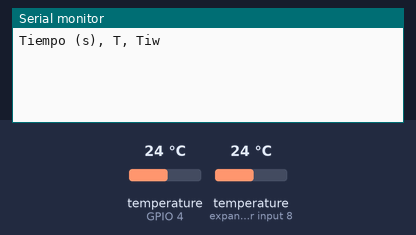
Bench run of a sketch on a simulated ESP32-S3. Shown: the last lines printed to the serial monitor. Inputs (shaded band) come from the test bench; at power-on: temperature (sensors on GPIO 4, expander input 8) 24 °C.

Above: at 2.2 s.
2.3 s: temperature (sensor on GPIO 4) set to 12 °C
At 4.1 s:
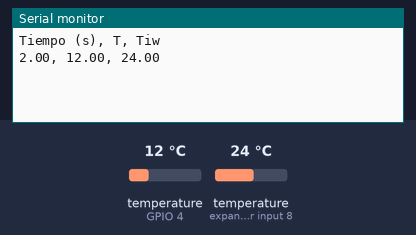
6.2 s: temperature (sensor on expander input 8) set to 12 °C
At 7.2 s:
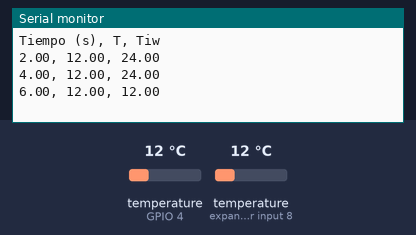
9.1 s: temperature (sensor on GPIO 4) set to 19 °C
At 11.4 s:
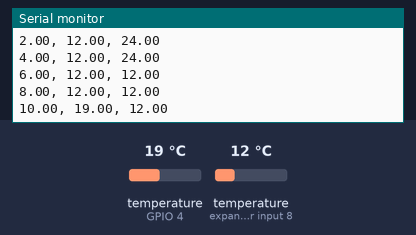
12.0 s: temperature (sensor on expander input 8) set to 19 °C
At 14.2 s:
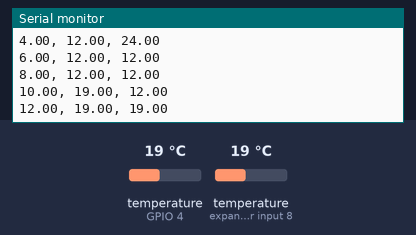
Timing chart, 0 to 15.7 s (numbered marks = the images above; inputs shaded):
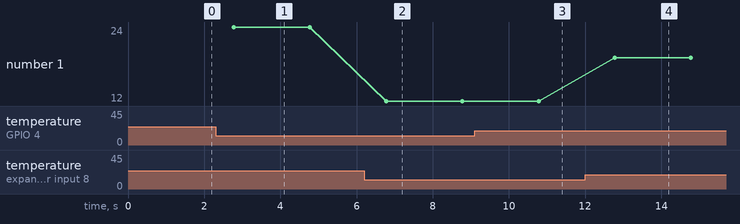

Measured:
- after the input at 2.3 s, the serial monitor: prints a new line after 0.48 s (image 1)
- after the input at 6.2 s, the serial monitor: prints a new line after 0.58 s (image 2)
- after the input at 9.1 s, the serial monitor: prints a new line after 1.7 s (image 3)
- after the input at 12.0 s, the serial monitor: prints a new line after 0.78 s (image 4)

The sketch:

CodigoESP32_Experiencia2_Psicrometria.ino
```cpp
// Codigo para psicrómetro basado en sensores DS18B20.

// Esquema de conexión

// Componentes:
// 2 sensores DS18B20
// 1 resistencia 4.7 kΩ

// Conexión (modo típico, ambos en paralelo)
// ESP32-S3        DS18B20 (x2)
// ---------       -------------
// 3.3V  --------- VDD (en general, cable rojo).
// GND   --------- GND (en general, cable negro).
// GPIO4 --------- DATA (en general, cable amarillo) Conectar ambos sensores.
// Entre DATA y 3.3V:
// Puentear con una resistencia de 4.7 kΩ (pull-up)

#include <OneWire.h>              // Librería para comunicación OneWire (protocolo usado por DS18B20)
#include <DallasTemperature.h>   // Librería de alto nivel para manejar sensores DS18B20

// ================= CONFIGURACIÓN =================
#define ONE_WIRE_BUS 4           // Define el pin GPIO 4 del ESP32-S3 como bus de datos OneWire (puede cambiarse)

const float INTERVALO = 2.0;     // Intervalo entre mediciones en segundos (tipo float permite valores no enteros, pero no utilizar valores menores a 1 por el tiempo de medición de los sensores DS18B20).

// ---- Corrección de sensor ----
const float OFFSET_TIW = 0.0;    // Corrección aditiva en °C para Tiw (ej: +0.3 o -0.2)
// =================================================

// Objeto OneWire
OneWire oneWire(ONE_WIRE_BUS);   // Crea un objeto "oneWire" asociado al pin definido (requiere número de pin)

// Objeto DallasTemperature
DallasTemperature sensors(&oneWire); // Crea objeto "sensors" y le pasa referencia al bus OneWire (& = dirección de memoria)

// Direcciones de los sensores
DeviceAddress sensor1, sensor2;  // Arrays de 8 bytes donde se almacenan las direcciones únicas de cada DS18B20

// Control de tiempo
unsigned long tiempoAnterior = 0; // Variable para guardar el tiempo de la última medición (en ms desde inicio)

void setup() {
  Serial.begin(115200);          // Inicializa comunicación serial a 115200 baudios (velocidad de transmisión)
  delay(1000);                   // Espera 1 segundo para estabilizar el monitor serial

  sensors.begin();               // Inicializa la librería DallasTemperature (detecta sensores en el bus)

  // Detectar sensores
  if (sensors.getDeviceCount() < 2) { // getDeviceCount(): devuelve cantidad de sensores detectados en el bus
    Serial.println("Error: se necesitan 2 sensores DS18B20"); // Mensaje de error si hay menos de 2 sensores
    while (true);                // Bucle infinito: detiene el programa si no se cumple condición
  }

  // Obtener direcciones
  sensors.getAddress(sensor1, 0); // Guarda en "sensor1" la dirección del sensor en índice 0 del bus
  sensors.getAddress(sensor2, 1); // Guarda en "sensor2" la dirección del sensor en índice 1 del bus

  // Resolución (opcional)
  sensors.setResolution(sensor1, 12); // Configura resolución del sensor1 en 12 bits (máxima precisión)
  sensors.setResolution(sensor2, 12); // Configura resolución del sensor2 en 12 bits

  // Encabezado
  Serial.println("Tiempo (s), T, Tiw"); // Imprime encabezado CSV
}

void loop() {
  unsigned long tiempoActual = millis(); // Obtiene tiempo actual desde inicio del programa en milisegundos

  if (tiempoActual - tiempoAnterior >= INTERVALO * 1000) {
    tiempoAnterior = tiempoActual; // Actualiza el tiempo de referencia

    sensors.requestTemperatures(); // Dispara conversión simultánea en todos los sensores

    float T   = sensors.getTempC(sensor1); // Temperatura sin corregir del sensor 1
    float Tiw = sensors.getTempC(sensor2); // Temperatura sin corregir del sensor 2

    // Aplicar corrección
    float Tiw_corr = Tiw + OFFSET_TIW; // Suma el offset definido (puede ser positivo o negativo)

    float tiempo_s = tiempoActual / 1000.0; // Convierte tiempo a segundos

    // Salida CSV
    Serial.print(tiempo_s, 2);   // Tiempo
    Serial.print(", ");
    Serial.print(T, 2);          // Sensor 1 (sin corrección)
    Serial.print(", ");
    Serial.println(Tiw_corr, 2); // Sensor 2 corregido
  }
}
```
